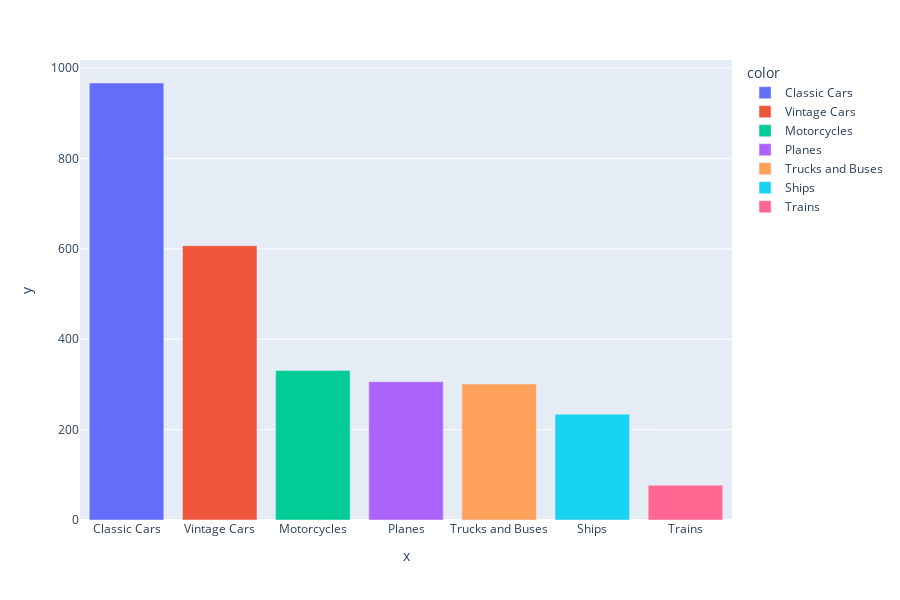

Write notebook code for a chart like this one.
### Code cell
barplot_visualization('PRODUCTLINE')

### Figure 1 — Plotly figure (JSON) as saved in the notebook; plotly's stock layout.template omitted (floating-point values rounded to 4 significant figures)
{"data": [{"alignmentgroup": "True", "hovertemplate": "color=Classic Cars<br>x=%{x}<br>y=%{y}<extra></extra>", "legendgroup": "Classic Cars", "marker": {"color": "#636efa"}, "name": "Classic Cars", "offsetgroup": "Classic Cars", "orientation": "v", "showlegend": true, "textposition": "auto", "type": "bar", "x": ["Classic Cars"], "xaxis": "x", "y": [967], "yaxis": "y"}, {"alignmentgroup": "True", "hovertemplate": "color=Vintage Cars<br>x=%{x}<br>y=%{y}<extra></extra>", "legendgroup": "Vintage Cars", "marker": {"color": "#EF553B"}, "name": "Vintage Cars", "offsetgroup": "Vintage Cars", "orientation": "v", "showlegend": true, "textposition": "auto", "type": "bar", "x": ["Vintage Cars"], "xaxis": "x", "y": [607], "yaxis": "y"}, {"alignmentgroup": "True", "hovertemplate": "color=Motorcycles<br>x=%{x}<br>y=%{y}<extra></extra>", "legendgroup": "Motorcycles", "marker": {"color": "#00cc96"}, "name": "Motorcycles", "offsetgroup": "Motorcycles", "orientation": "v", "showlegend": true, "textposition": "auto", "type": "bar", "x": ["Motorcycles"], "xaxis": "x", "y": [331], "yaxis": "y"}, {"alignmentgroup": "True", "hovertemplate": "color=Planes<br>x=%{x}<br>y=%{y}<extra></extra>", "legendgroup": "Planes", "marker": {"color": "#ab63fa"}, "name": "Planes", "offsetgroup": "Planes", "orientation": "v", "showlegend": true, "textposition": "auto", "type": "bar", "x": ["Planes"], "xaxis": "x", "y": [306], "yaxis": "y"}, {"alignmentgroup": "True", "hovertemplate": "color=Trucks and Buses<br>x=%{x}<br>y=%{y}<extra></extra>", "legendgroup": "Trucks and Buses", "marker": {"color": "#FFA15A"}, "name": "Trucks and Buses", "offsetgroup": "Trucks and Buses", "orientation": "v", "showlegend": true, "textposition": "auto", "type": "bar", "x": ["Trucks and Buses"], "xaxis": "x", "y": [301], "yaxis": "y"}, {"alignmentgroup": "True", "hovertemplate": "color=Ships<br>x=%{x}<br>y=%{y}<extra></extra>", "legendgroup": "Ships", "marker": {"color": "#19d3f3"}, "name": "Ships", "offsetgroup": "Ships", "orientation": "v", "showlegend": true, "textposition": "auto", "type": "bar", "x": ["Ships"], "xaxis": "x", "y": [234], "yaxis": "y"}, {"alignmentgroup": "True", "hovertemplate": "color=Trains<br>x=%{x}<br>y=%{y}<extra></extra>", "legendgroup": "Trains", "marker": {"color": "#FF6692"}, "name": "Trains", "offsetgroup": "Trains", "orientation": "v", "showlegend": true, "textposition": "auto", "type": "bar", "x": ["Trains"], "xaxis": "x", "y": [77], "yaxis": "y"}], "layout": {"barmode": "relative", "height": 600, "legend": {"title": {"text": "color"}, "tracegroupgap": 0}, "margin": {"t": 60}, "xaxis": {"anchor": "y", "domain": [0, 1], "title": {"text": "x"}}, "yaxis": {"anchor": "x", "domain": [0, 1], "title": {"text": "y"}}}}
